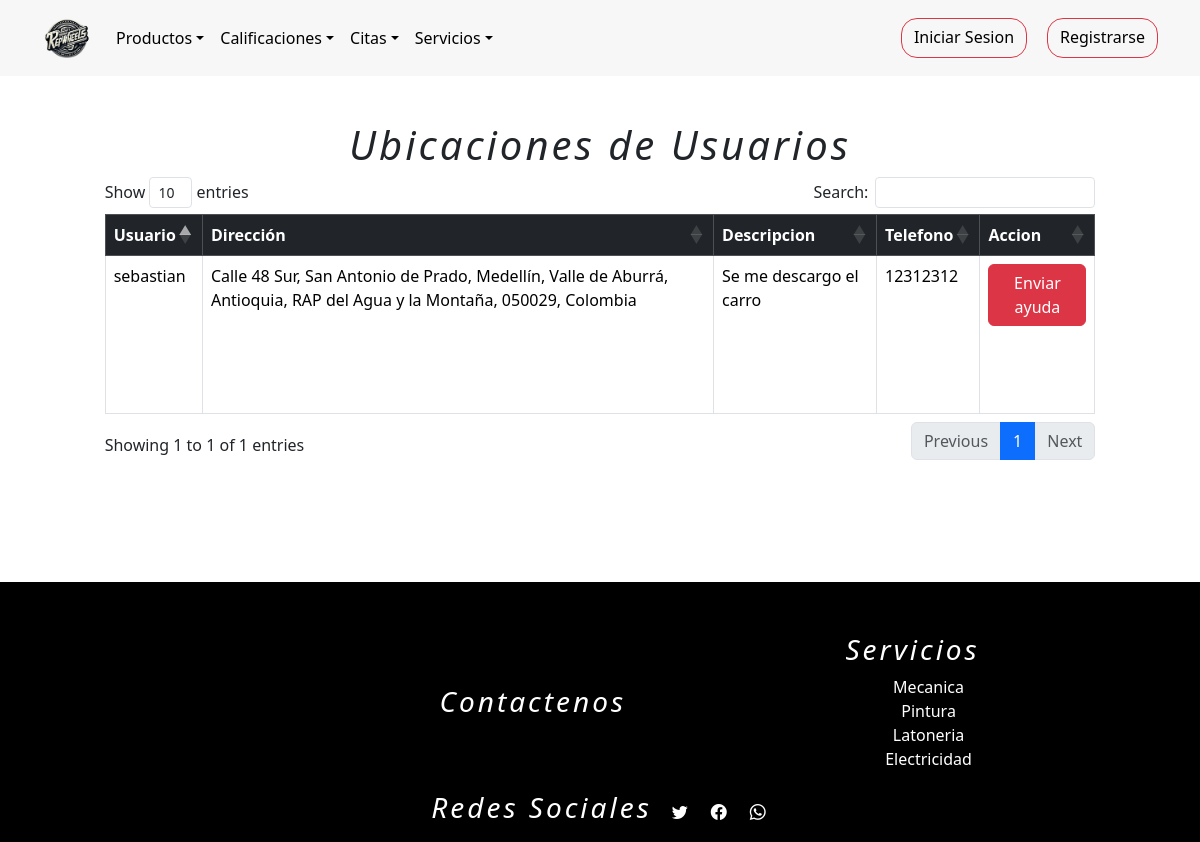
Page /listarEmergencias on the committed database.
### tienda/models.py (models this page shows)
class Emergencia(models.Model):
    nombre = models.CharField(max_length=50)
    telefono = models.CharField(max_length=20)
    descripcion = models.CharField(max_length=254)
    ubicacion = models.CharField(max_length=254)

### tienda/views.py (the view)
# urls.py: path('listarEmergencias',views.listarEmergencias,name='listarEmergencias')
def listarEmergencias(request):
    e = Emergencia.objects.all()
    context = {'user_locations':e}
    return render(request,"tienda/maps/admin_view.html",context)

### tienda/templates/tienda/maps/admin_view.html (shortened to what this page needs)
{% extends 'tienda/base1.html' %}
{% load static %}
{% block contenedor %}
<main>
    <div class="container-fluid m-3" style="padding: 2%;">
    <h1>Ubicaciones de Usuarios</h1>
        <table class="table table-bordered table-hover" id="tableR">
            <thead class="table-dark">
                <tr>
                    <th>Usuario</th>
                    <th>Dirección</th>
                    <th>Descripcion</th>
                    <th>Telefono</th>
                    <th>Accion</th>
                </tr>
            </thead>
            <tbody>
                {% for location in user_locations %}
                    <tr>
                        <td>{{ location.nombre }}</td>
                        <td>{{ location.ubicacion }}</td>
                        <td>{{ location.descripcion }}</td>
                        <td>{{ location.telefono }}</td>
                        <td><a class="btn btn-danger" href="">Enviar ayuda</a></td>
                    </tr>
                {% endfor %}
            </tbody>
        </table>
    </div>
</main>
{% endblock %}

### tienda/static/tienda/css/listarPro.css (style rules this page uses)
main { display: flex; justify-content: center; align-items: center; flex-direction: column; height: 100%; padding: 7%; }
h1 { font-style: italic; }
table { width: 800px; height: 200px; }
footer h3,h1 { text-align: center; font-style: italic; letter-spacing: 3px; }

### rows in the picture
Emergencia: nombre "sebastian", ubicacion "Calle 48 Sur, San Antonio de Prado, Medellín, Valle de Aburrá, Antioquia, RAP del Agua y la Montaña, 050029, Colombia", descripcion "Se me descargo el carro", telefono "12312312"
